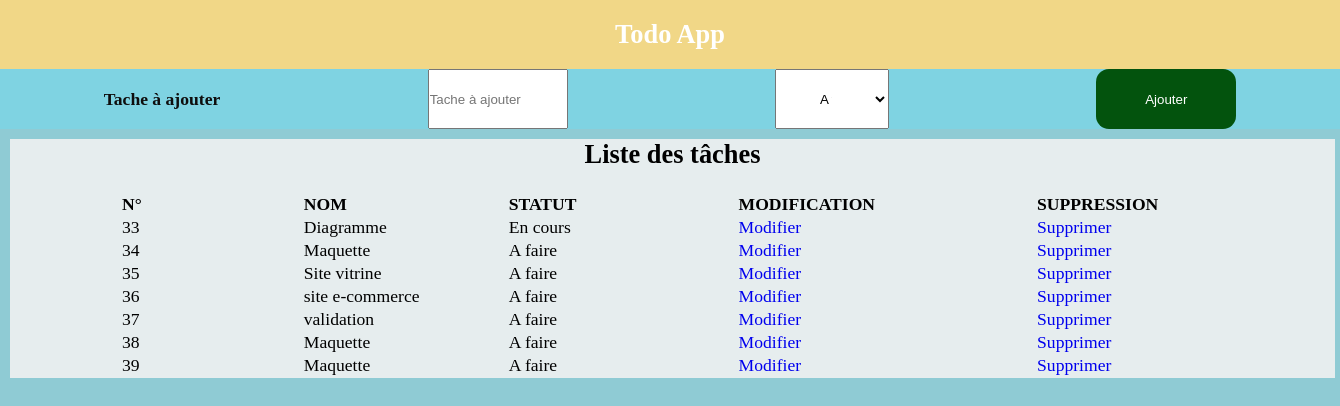
The page / on the database its author committed.
### tables this page shows
CREATE TABLE `taches` (
  `id_todo` int(11) NOT NULL,
  `nom` varchar(30) DEFAULT NULL,
  `statut` varchar(30) DEFAULT NULL
);

### traitement.php (called while the page is built, shortened)
<?php
try{
$connecteur = new PDO ("mysql:host=localhost;dbname=todoapp","root","");
}catch(PDOException $e){
echo "echec de la connexion : " .$e->getMessage();
}
$requete = $connecteur->prepare("SELECT * FROM taches");
$requete->execute();
$tuples=$requete->fetchAll(PDO::FETCH_ASSOC);
?>

### index.php (the view, shortened to what this page needs)
<?php require_once("traitement.php"); ?>
<!DOCTYPE html>
<html lang="en">
<head>
    <link rel="stylesheet" href="index.css">
</head>
<body>
    <nav>
        <h1>Todo App</h1>
    </nav>
    <section class="firstsection">
        <form action="traitement.php" class="firstform" method="get">
            <label for=""><strong>Tache à ajouter</strong> </label>
            <input type="text" name="ajout_tache" id="" placeholder="Tache à ajouter">
            <select name="ajout_statut" id="statut">
                <option value="A faire">A faire</option>
            </select>
            <input type="submit" name="ajout_tache_btn" value="Ajouter" class="ajouter">
        </form>
    </section>
    <section class="secondsection">
        <h2>Liste des tâches</h2><br><br>
        <table class="tab">
            <tr>
                <th>N°</th>
                <th>NOM</th>
                <th>STATUT</th>
                <th>MODIFICATION</th>
                <th>SUPPRESSION</th>
            </tr>
            <?php foreach($tuples as $tuple): ?>
            <tr>
                <td><?php echo $tuple ["id_todo"]; ?></td>
                <td><?php echo $tuple ["nom"]; ?></td>
                <td><?php echo $tuple ["statut"]; ?></td>
                <td><a style="text-decoration: none;" href="modifier.php?id_todo_modif=<?php echo$tuple ['id_todo'];?>&nom=<?php echo$tuple ['nom'];?>"> Modifier</a></td>
                <td><a style="text-decoration: none;" href="traitement.php?id_todo_supp=<?php echo$tuple ['id_todo'];?>">Supprimer</a></td>
            </tr>
            <?php endforeach; ?>
        </table>
    </section>
</body>
</html>

### index.css (style rules this page uses)
* { margin: 0px; padding: 0px; box-sizing: border-box; }
body { font-size: 1.1em; background-color: rgb(143, 203, 212); }
nav { background-color: rgb(241, 215, 135); padding: 19px 0px; }
nav h1 { color: white; text-align: center; }
.firstsection { background-color: rgb(127, 211, 226); }
.firstform { display: flex; justify-content: space-around; align-items: center; }
.firstform label { color: rgb(14, 13, 13); }
.firstform input { height: 60px; width: 140px; }
.firstform select { height: 60px; width: 114px; }
.firstform .ajouter { background-color: rgb(3, 83, 13); color: white; border: none; border-radius: 13px; }
.secondsection { background-color: rgb(230, 237, 238); margin-top: 10px; margin-left: 10px; margin-right: 5px; }
.secondsection h2 { text-align: center; }
.tab { background-color: rgb(230, 237, 238); padding: 0px 10px; margin-top: -20px; margin-left: 100px; }
.tab th { padding-right: 160px; }
#statut { padding: 20px 40px; }

### rows shown on the page
taches: id_todo "33", nom "Diagramme", statut "En cours"
taches: id_todo "34", nom "Maquette", statut "A faire"
taches: id_todo "35", nom "Site vitrine", statut "A faire"
taches: id_todo "36", nom "site e-commerce", statut "A faire"
taches: id_todo "37", nom "validation", statut "A faire"
taches: id_todo "38", nom "Maquette", statut "A faire"
taches: id_todo "39", nom "Maquette", statut "A faire"
